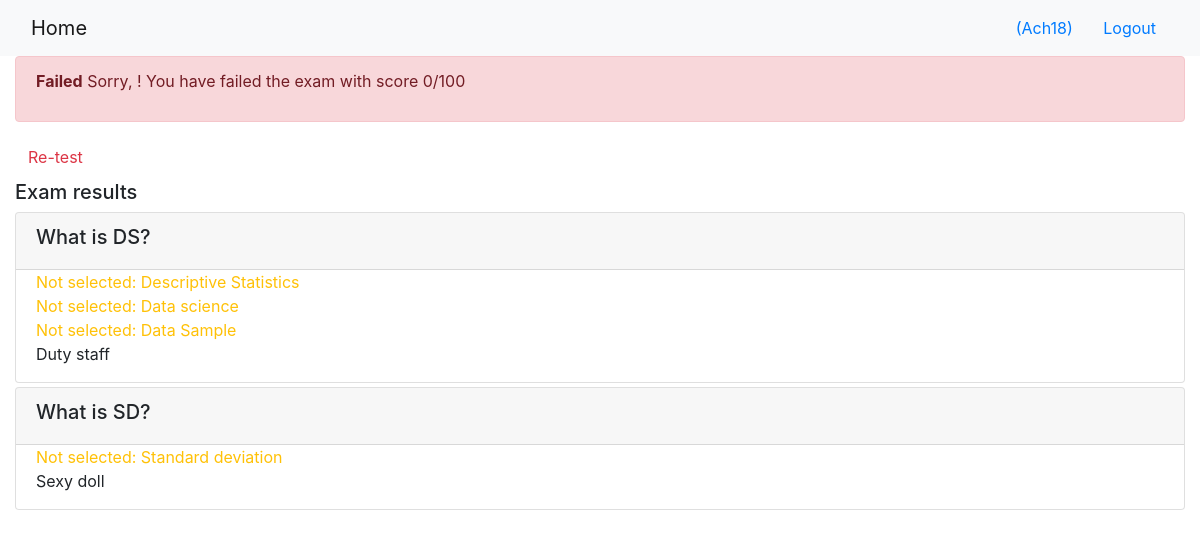
The page /onlinecourse/course/1/submission/1/result/ (signed in) on the database its author committed.
### onlinecourse/models.py (models this page shows, shortened)
class Question(models.Model):
    course = models.ForeignKey(Course, on_delete = models.CASCADE)
    question_text = models.CharField(max_length=1000)
    grade=models.IntegerField(default=0)

class Choice(models.Model):
    question = models.ForeignKey(Question, on_delete= models.CASCADE)
    choice_text = models.CharField(max_length=1000)
    is_correct = models.BooleanField(default = False)

### onlinecourse/views.py (the view)
# urls.py: path('course/<int:course_id>/submission/<int:submission_id>/result/', views.show_exam_result, name='show_exam_result'),
def show_exam_result(request, course_id, submission_id):
    context={}
    course = get_object_or_404(Course, pk=course_id)
    submission = get_object_or_404(Submission, pk=submission_id)
    choices = submission.choice.all()
    total=0
    for choice in choices:
        if choice.is_correct:
                total+= choice.question.grade
    context['course']=course
    context['submission']=submission
    context['grade']=total
    context['choice']=choices
    return render(request, 'onlinecourse/exam_result_bootstrap.html',context)

### onlinecourse/templates/onlinecourse/exam_result_bootstrap.html (shortened to what this page needs)
<!DOCTYPE html>
<html lang="en">
<head>
    {% load static %}
    <link rel="stylesheet" href="https://maxcdn.bootstrapcdn.com/bootstrap/4.5.2/css/bootstrap.min.css">
</head>
<body>
 <nav class="navbar navbar-light bg-light">
    <div class="container-fluid">
        <div class="navbar-header">
              <a class="navbar-brand" href="{% url 'onlinecourse:index' %}">Home</a>
        </div>
        <ul class="nav navbar-nav navbar-right">
            {% if user.is_authenticated %}
            <li>
                <a class="btn btn-link" href="#">{{ user.first_name }}({{ user.username }})</a>
                <a class="btn btn-link" href="{% url 'onlinecourse:logout' %}">Logout</a>
            </li>
            {% endif %}
        </ul>
    </div>
</nav>
<div class="container-fluid">
    {% if grade >= 80 %}
    <div class="alert alert-success">
       <p><b>Congratulations, {{user.first_name}}!</b> You have passed the exam and completed the course with score {{grade}}/100<p>
    </div>
        {% else %}
        <div class="alert alert-danger">
            <p><b>Failed</b> Sorry, {{user.first_name}}! You have failed the exam with score {{grade}}/100<p>
        </div>
        <a class="btn btn-link text-danger" href="{% url 'onlinecourse:course_details' course.id %}">Re-test</a>
        {% endif %}
        <div class="card-columns-vertical mt-1">
            <h5 class="">Exam results</h5>
            {% for question in course.question_set.all %}
            <div class="card mt-1">
                <div class="card-header"><h5>{{ question.question_text }}</h5></div>
                <div class="form-group">
                    {% for chc in question.choice_set.all %}
                    <div class="form-check">
                        {% if chc.is_correct and chc in choice %}
                        <div class="text-success">Correct answer: {{ chc.choice_text }}</div>
                        {% else %}{% if chc.is_correct and not chc in choice %}
                        <div class="text-warning">Not selected: {{ chc.choice_text }}</div>
                        {% else %}{% if not chc.is_correct and chc in choice %}
                        <div class="text-danger">Wrong answer: {{ chc.choice_text }}</div>
                        {% else %}
                        <div>{{ chc.choice_text }}</div>
                        {% endif %}{% endif %}{% endif %}
                    </div>
                    {% endfor %}
                </div>
            </div>
            {% endfor %}
        </div>
    </div>
</body>
</html>

### rows shown on the page
Question: question_text "What is DS?"
Choice: choice_text "Descriptive Statistics"
Choice: choice_text "Data science"
Choice: choice_text "Data Sample"
Choice: choice_text "Duty staff"
Question: question_text "What is SD?"
Choice: choice_text "Standard deviation"
Choice: choice_text "Sexy doll"

### other values the page prints
{{ user.username }} "Ach18"
{{ grade }} "0"
